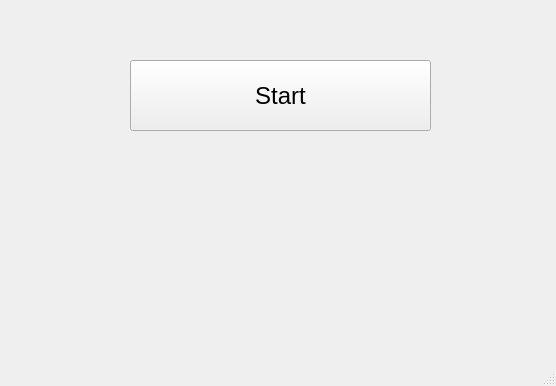
<?xml version="1.0" encoding="UTF-8"?>
<ui version="4.0">
 <class>MainWindow</class>
 <widget class="QMainWindow" name="MainWindow">
  <property name="geometry">
   <rect>
    <x>0</x>
    <y>0</y>
    <width>556</width>
    <height>386</height>
   </rect>
  </property>
  <property name="windowTitle">
   <string>MainWindow</string>
  </property>
  <widget class="QWidget" name="centralwidget">
   <widget class="QPushButton" name="btnStart">
    <property name="geometry">
     <rect>
      <x>130</x>
      <y>60</y>
      <width>301</width>
      <height>71</height>
     </rect>
    </property>
    <property name="font">
     <font>
      <pointsize>18</pointsize>
     </font>
    </property>
    <property name="text">
     <string>Start</string>
    </property>
   </widget>
  </widget>
  <widget class="QMenuBar" name="menubar">
   <property name="geometry">
    <rect>
     <x>0</x>
     <y>0</y>
     <width>556</width>
     <height>22</height>
    </rect>
   </property>
  </widget>
  <widget class="QStatusBar" name="statusbar"/>
 </widget>
 <resources/>
 <connections/>
</ui>
